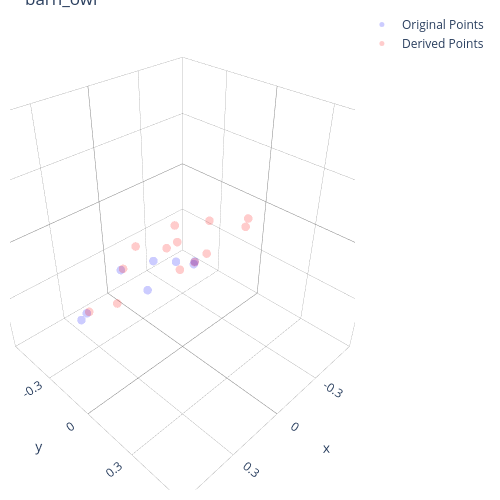

The notebook cell saved with this chart:
### Markdown cell above
### Inspect a Species

The interactive 3D plot shows the original cadaver landmarks (blue) and the derived marker positions (red) for a selected species.

### Code cell
# Visualise derived markers for one species
plot_bird_markers(merged_df, row_idx=5)

### Figure 1 — Plotly figure (JSON) as saved in the notebook; plotly's stock layout.template omitted (floating-point values rounded to 4 significant figures)
{"data": [{"hovertemplate": "<b>Point</b>: %{text}<br>x: %{x:.3f}<br>y: %{y:.3f}<br>z: %{z:.3f}<br><extra></extra>", "marker": {"color": "blue", "opacity": 0.2, "size": 5}, "mode": "markers", "name": "Original Points", "text": ["pt1", "pt10", "pt11", "pt12", "pt2", "pt4", "pt8", "pt9"], "type": "scatter3d", "x": [0.0172, 0.286, 0.116, 0.03367, 0.1083, 0.2854, 0.5555, 0.5185], "y": [0.09198, -0.08888, -0.06858, 0.1028, 0.06858, 0.08039, -0.02062, -0.03348], "z": [-0.0064, -0.0064, -0.03622, -0.006577, 0.02755, -0.02012, -0.07767, -0.07253]}, {"hovertemplate": "<b>Point</b>: %{text}<br>x: %{x:.3f}<br>y: %{y:.3f}<br>z: %{z:.3f}<br><extra></extra>", "marker": {"color": "red", "opacity": 0.2, "size": 5}, "mode": "markers", "name": "Derived Points", "text": ["right_wingtip", "left_wingtip", "right_primary", "left_primary", "right_secondary", "left_secondary", "right_tailtip", "left_tailtip", "right_tailbase", "left_tailbase", "right_shoulder", "left_shoulder", "hood"], "type": "scatter3d", "x": [0.506, -0.506, 0.4079, -0.4079, 0.2735, -0.2735, 0.1244, -0.1244, 0.034, -0.034, 0.08527, -0.08527, 0], "y": [-0.03348, -0.03348, 0.02988, 0.02988, -0.08888, -0.08888, -0.1776, -0.1776, -0.06858, -0.06858, 0.06858, 0.06858, 0.0752], "z": [-0.07253, -0.07253, -0.04889, -0.04889, -0.0064, -0.0064, -0.0064, -0.0064, -0.0064, -0.0064, -0.02755, -0.02755, -0.02755]}], "layout": {"height": 500, "margin": {"b": 10, "l": 10, "r": 10, "t": 10}, "scene": {"aspectmode": "cube", "xaxis": {"backgroundcolor": "white", "dtick": 0.1, "gridcolor": "grey", "gridwidth": 0.5, "range": [-0.6, 0.6], "showbackground": true, "ticktext": ["", "-0.3", "0", "0.3", ""], "tickvals": [-0.6, -0.3, 0, 0.3, 0.6], "zerolinecolor": "grey"}, "yaxis": {"backgroundcolor": "white", "dtick": 0.1, "gridcolor": "grey", "gridwidth": 0.5, "range": [-0.6, 0.6], "showbackground": true, "ticktext": ["", "-0.3", "0", "0.3", ""], "tickvals": [-0.6, -0.3, 0, 0.3, 0.6], "zerolinecolor": "grey"}, "zaxis": {"backgroundcolor": "white", "dtick": 0.1, "gridcolor": "grey", "gridwidth": 0.5, "range": [-0.6, 0.6], "showbackground": true, "ticktext": ["", "-0.3", "0", "0.3", ""], "tickvals": [-0.6, -0.3, 0, 0.3, 0.6], "zerolinecolor": "grey"}}, "title": {"text": "barn_owl"}, "width": 500}}
